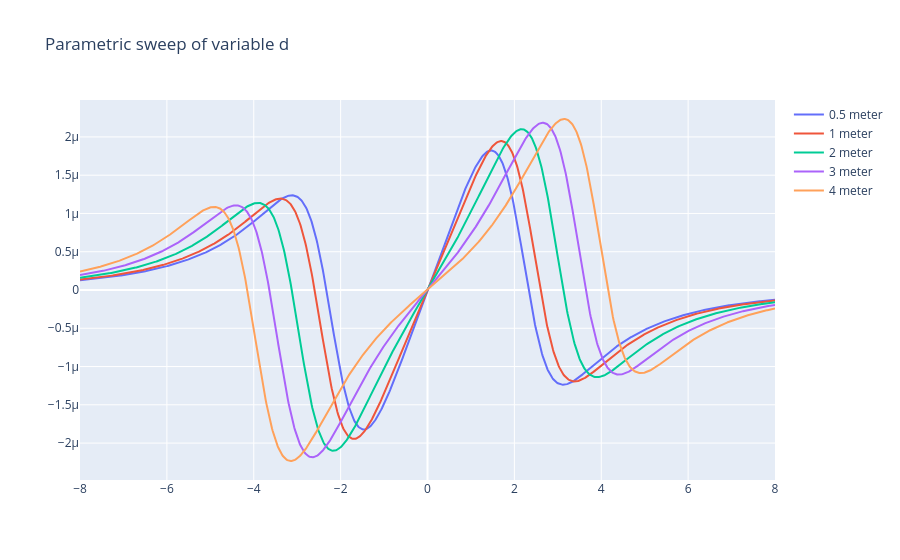

Source (notebook cell):
### Code cell
fig = go.Figure()
for d_test in d_parameters.values():

    x_coil, x_gradient, y_coil, y_gradient=create_xy_gradients(R,l,alpha,d_test,s,current)
    Bx=x_gradient.getB(x_axis)


    
    name=list(d_parameters.keys())[list(d_parameters.values()).index(d_test)]

    fig.add_trace(go.Scatter(x=x_axis[:,0], y=Bx[:,2], mode='lines', name=f'{name}'))

fig.update_layout(title="Parametric sweep of variable d")
fig.show()

### Figure 1 — Plotly figure (JSON) as saved in the notebook; plotly's stock layout.template omitted (floating-point values rounded to 4 significant figures; data arrays with more than 128 entries replaced by an {"elided": "..."} marker saying what was removed)
{"data": [{"mode": "lines", "name": "0.5 meter", "type": "scatter", "x": {"elided": "1000 float values"}, "y": {"elided": "1000 float values"}}, {"mode": "lines", "name": "1 meter", "type": "scatter", "x": {"elided": "1000 float values"}, "y": {"elided": "1000 float values"}}, {"mode": "lines", "name": "2 meter", "type": "scatter", "x": {"elided": "1000 float values"}, "y": {"elided": "1000 float values"}}, {"mode": "lines", "name": "3 meter", "type": "scatter", "x": {"elided": "1000 float values"}, "y": {"elided": "1000 float values"}}, {"mode": "lines", "name": "4 meter", "type": "scatter", "x": {"elided": "1000 float values"}, "y": {"elided": "1000 float values"}}], "layout": {"title": {"text": "Parametric sweep of variable d"}}}
